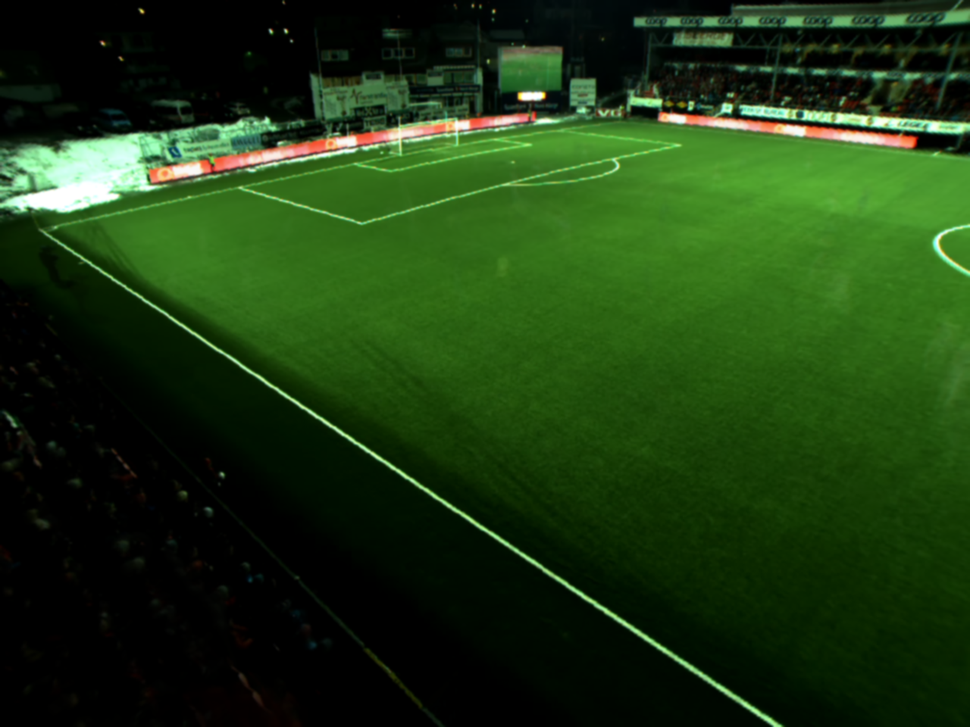
#> input picture bg_0.png, 970 x 727 px, shrunk from 1280 x 960 before the run, found by its file name
$ python imshow.py
#> lines starting #> are read from the running program, lines starting #| are printed output that depends on the picture
import numpy as np
import matplotlib.pyplot as plt
import cv2

I0 = cv2.imread("bg_0.png")
#> I0 is the input picture: shape (727, 970, 3); mean B, G, R 18, 58.1, 29.1
I1 = cv2.imread("bg_1.png")
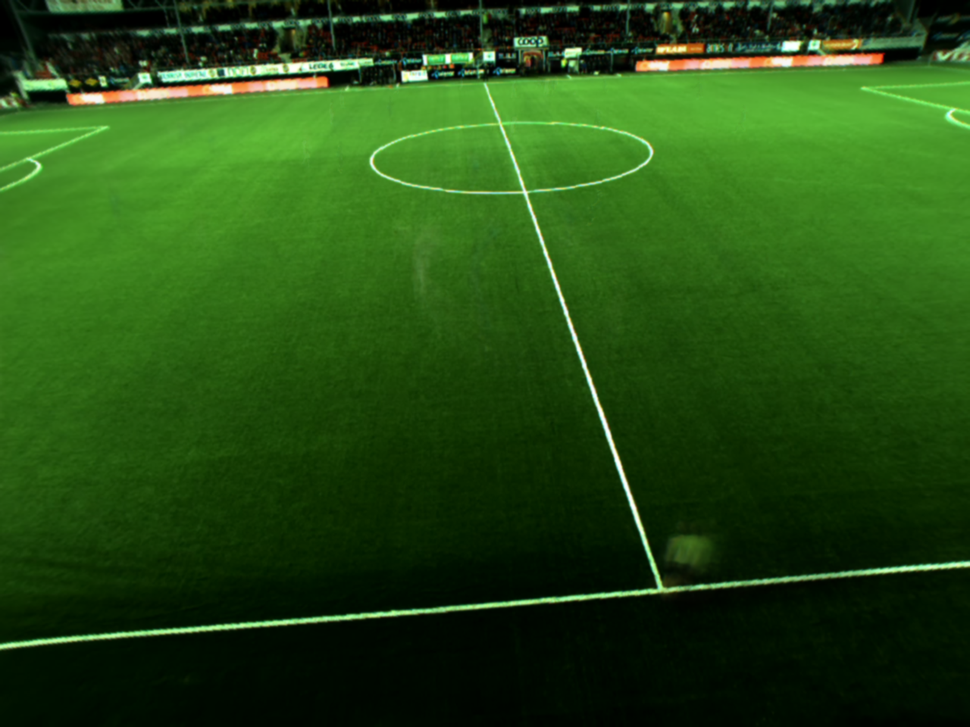
#> input picture bg_1.png, 970 x 727 px, shrunk from 1280 x 960 before the run, found by its file name
#> I1 is the input picture: shape (727, 970, 3); mean B, G, R 19.3, 76.9, 36.2
I2 = cv2.imread("bg_2.png")
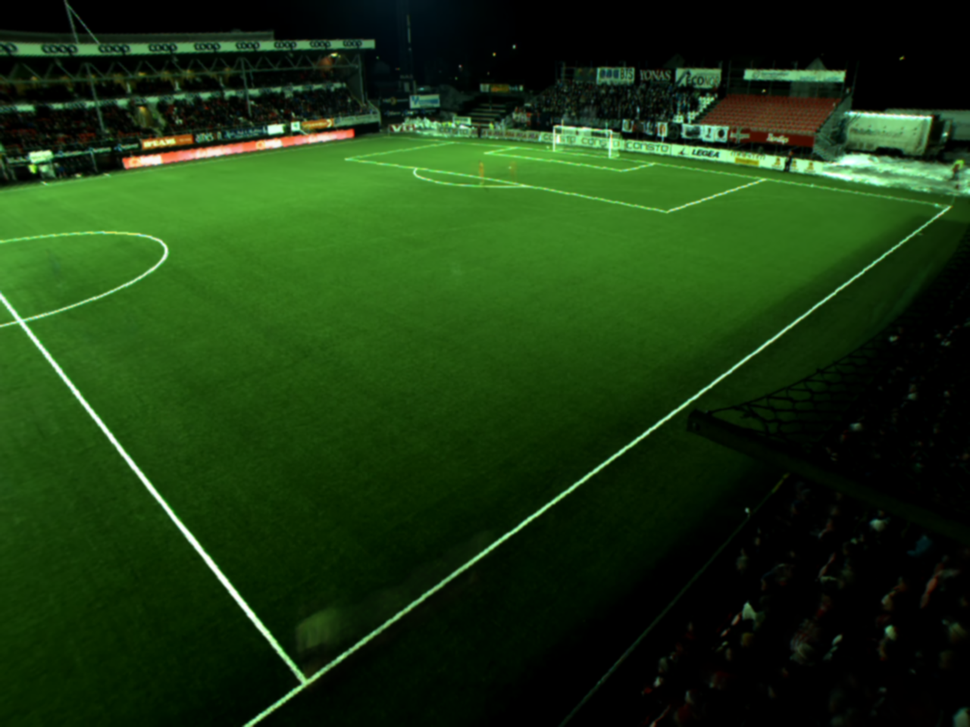
#> input picture bg_2.png, 970 x 727 px, shrunk from 1280 x 960 before the run, found by its file name
#> I2 is the input picture: shape (727, 970, 3); mean B, G, R 16.7, 56.1, 26.5

fig0,ax0 = plt.subplots()
ax0.imshow(I0)

fig1,ax1 = plt.subplots()
ax1.imshow(I1)

fig2,ax2 = plt.subplots()
ax2.imshow(I2)

plt.show()
